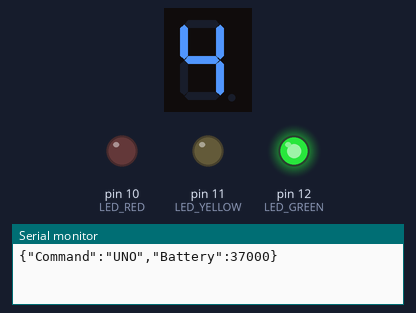
Bench run of a sketch on a simulated Arduino Uno, built with avr-gcc and run on an emulated ATmega328P. On the bench: 1-digit seven-segment display, output pins drawn as LEDs (lit = HIGH), the last lines printed to the serial monitor. Wiring (inferred from the names in the program): 1-digit 7-segment display, segments lit when LOW: segments pin 8, pin 7, pin 6, pin 5, pin 4, pin 3, pin 2. Random numbers use the default seed unless the sketch sets one; the segment pins are drawn as the display they are named for; pins used as bus, display or sensor lines are not drawn.

Above: at 0.1 s.
At 51.1 s:
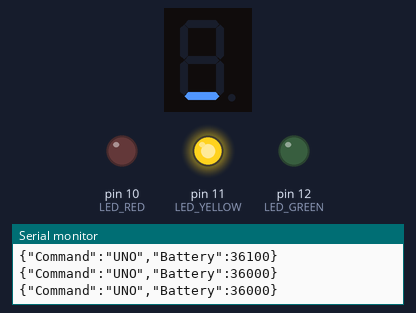
At 56.2 s:
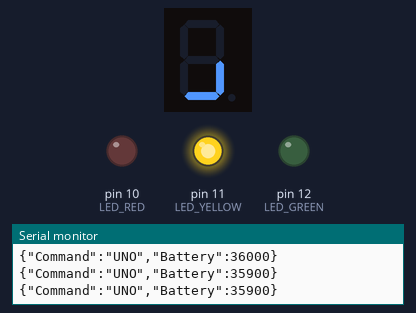
At 106.3 s:
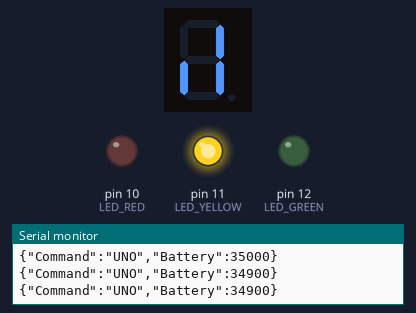
Timing chart, 0 to 107.8 s (numbered marks = the images above):
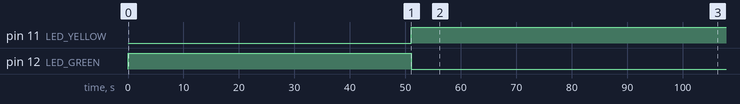

Measured:
- by itself, pin 11 (LED_YELLOW): LOW → HIGH at 51.1 s
- by itself, pin 12 (LED_GREEN): LOW → HIGH at 0.00 s, → LOW 51.1 s later
- what the display in image 1 shows lasts 50.1 s, from 6.0 s to 56.1 s

The sketch:

Arduino_Teste.ino
```cpp
#include <ArduinoJson.h>


int seg[] = {2,3,4,5,6,7,8};
int ValorRand;
unsigned long bat = 0;
unsigned long discharge;

#define LED_RED 10
#define LED_YELLOW 11
#define LED_GREEN 12

//////////////////////////////////Serials///////////////////////////////////////////////
#define SerialESP Serial
////////////////////////////////////////////////////////////////////////////////////////

//JSON/////////////////////////////////////////////////////////////////////////////////////////////////////////
StaticJsonDocument<256> jsonDocument;    // JSON data buffer
char buffer[256];
////////////////////////////////////////////////////////////////////////////////////////////////////////////////


void setup() {
  SerialESP.begin(9600);
  for (int i = 0; i < 7; i++){
    pinMode(seg[i], OUTPUT);
    digitalWrite(seg[i],LOW);
  }

  pinMode(LED_RED, OUTPUT);
  pinMode(LED_YELLOW, OUTPUT);
  pinMode(LED_GREEN, OUTPUT);

  Convertion();
  discharge = millis();
}

void loop() {

  if(bat < 30000){
    Convertion();
  }

  if(bat > 30000 && bat <= 33000){
    digitalWrite(LED_RED,HIGH);
    digitalWrite(LED_YELLOW,LOW);
    digitalWrite(LED_GREEN,LOW);
  } else if (bat > 33000 && bat <= 36000){
    digitalWrite(LED_RED,LOW);
    digitalWrite(LED_YELLOW,HIGH);
    digitalWrite(LED_GREEN,LOW);
  } else if (bat > 36000 && bat <= 40000){
    digitalWrite(LED_RED,LOW);
    digitalWrite(LED_YELLOW,LOW);
    digitalWrite(LED_GREEN,HIGH);
  } else{
    digitalWrite(LED_RED,LOW);
    digitalWrite(LED_YELLOW,LOW);
    digitalWrite(LED_GREEN,LOW);
  }

  if(bat >= 30000 && bat < 31000){
   digitalWrite(seg[0], LOW);
   digitalWrite(seg[1], HIGH);
   digitalWrite(seg[2], HIGH);
   digitalWrite(seg[3], HIGH);
   digitalWrite(seg[4], HIGH);
   digitalWrite(seg[5], HIGH);
   digitalWrite(seg[6], HIGH);
  } else if (bat >= 31000 && bat < 32000){
    digitalWrite(seg[0], LOW);
    digitalWrite(seg[1], LOW);
    digitalWrite(seg[2], LOW);
    digitalWrite(seg[3], HIGH);
    digitalWrite(seg[4], LOW);
    digitalWrite(seg[5], LOW);
    digitalWrite(seg[6], HIGH);
  } else if (bat >= 32000 && bat < 33000){
    digitalWrite(seg[0], HIGH);
    digitalWrite(seg[1], LOW);
    digitalWrite(seg[2], HIGH);
    digitalWrite(seg[3], HIGH);
    digitalWrite(seg[4], HIGH);
    digitalWrite(seg[5], HIGH);
    digitalWrite(seg[6], LOW);
  } else if (bat >= 33000 && bat < 34000){
    digitalWrite(seg[0], HIGH);
    digitalWrite(seg[1], LOW);
    digitalWrite(seg[2], HIGH);
    digitalWrite(seg[3], HIGH);
    digitalWrite(seg[4], LOW);
    digitalWrite(seg[5], HIGH);
    digitalWrite(seg[6], HIGH);
  } else if (bat >= 34000 && bat < 35000){
    digitalWrite(seg[0], HIGH);
    digitalWrite(seg[1], HIGH);
    digitalWrite(seg[2], LOW);
    digitalWrite(seg[3], HIGH);
    digitalWrite(seg[4], LOW);
    digitalWrite(seg[5], LOW);
    digitalWrite(seg[6], HIGH);
  } else if (bat >= 35000 && bat < 36000){
    digitalWrite(seg[0], HIGH);
    digitalWrite(seg[1], HIGH);
    digitalWrite(seg[2], HIGH);
    digitalWrite(seg[3], LOW);
    digitalWrite(seg[4], LOW);
    digitalWrite(seg[5], HIGH);
    digitalWrite(seg[6], HIGH);
  } else if (bat >= 36000 && bat < 37000){
    digitalWrite(seg[0], HIGH);
    digitalWrite(seg[1], HIGH);
    digitalWrite(seg[2], HIGH);
    digitalWrite(seg[3], LOW);
    digitalWrite(seg[4], HIGH);
    digitalWrite(seg[5], HIGH);
    digitalWrite(seg[6], HIGH);
  } else if (bat >= 37000 && bat < 38000){
    digitalWrite(seg[0], LOW);
    digitalWrite(seg[1], LOW);
    digitalWrite(seg[2], HIGH);
    digitalWrite(seg[3], HIGH);
    digitalWrite(seg[4], LOW);
    digitalWrite(seg[5], LOW);
    digitalWrite(seg[6], HIGH);
  } else if (bat >= 38000 && bat < 39000){
    digitalWrite(seg[0], HIGH);
    digitalWrite(seg[1], HIGH);
    digitalWrite(seg[2], HIGH);
    digitalWrite(seg[3], HIGH);
    digitalWrite(seg[4], HIGH);
    digitalWrite(seg[5], HIGH);
    digitalWrite(seg[6], HIGH);
  } else if (bat >= 39000 && bat < 40000){
    digitalWrite(seg[0], HIGH);
    digitalWrite(seg[1], HIGH);
    digitalWrite(seg[2], HIGH);
    digitalWrite(seg[3], HIGH);
    digitalWrite(seg[4], LOW);
    digitalWrite(seg[5], LOW);
    digitalWrite(seg[6], HIGH);
  } else {
    digitalWrite(seg[0], LOW);
    digitalWrite(seg[1], HIGH);
    digitalWrite(seg[2], HIGH);
    digitalWrite(seg[3], HIGH);
    digitalWrite(seg[4], HIGH);
    digitalWrite(seg[5], HIGH);
    digitalWrite(seg[6], HIGH);
  }
  if (millis() - discharge > 5000){
    bat = bat - 100;
    //Serial.println(bat);
    discharge = millis();
  }

  jsonDocument.clear();
  jsonDocument["Command"] = "UNO";
  jsonDocument["Battery"] = bat;
  serializeJson(jsonDocument,SerialESP);

  SerialESP.println();   // importante: '\n'

  //Serial.println("JSON enviado");

  delay(1000);
}
```

Functions.ino
```cpp
void Convertion(){

  ValorRand = random(30,40);

      switch (ValorRand) {
  case 30:
  bat = 30000;
  break;
  case 31:
  bat = 31000;
  break;
  case 32:
  bat = 32000;
  break;
  case 33:
  bat = 33000;
  break;
  case 34:
  bat = 34000;
  break;
  case 35:
  bat = 35000;
  break;
  case 36:
  bat = 36000;
  break;
  case 37:
  bat = 37000;
  break;
  case 38:
  bat = 38000;
  break;
  case 39:
  bat = 39000;
  break;
  case 40:
  bat = 40000;
  break;
  default:
  break;
  }
  //Serial.print("Valor Random: ");
  //Serial.println(ValorRand);
  //Serial.print("Bateria: ");
  //Serial.println(bat);
}
```
